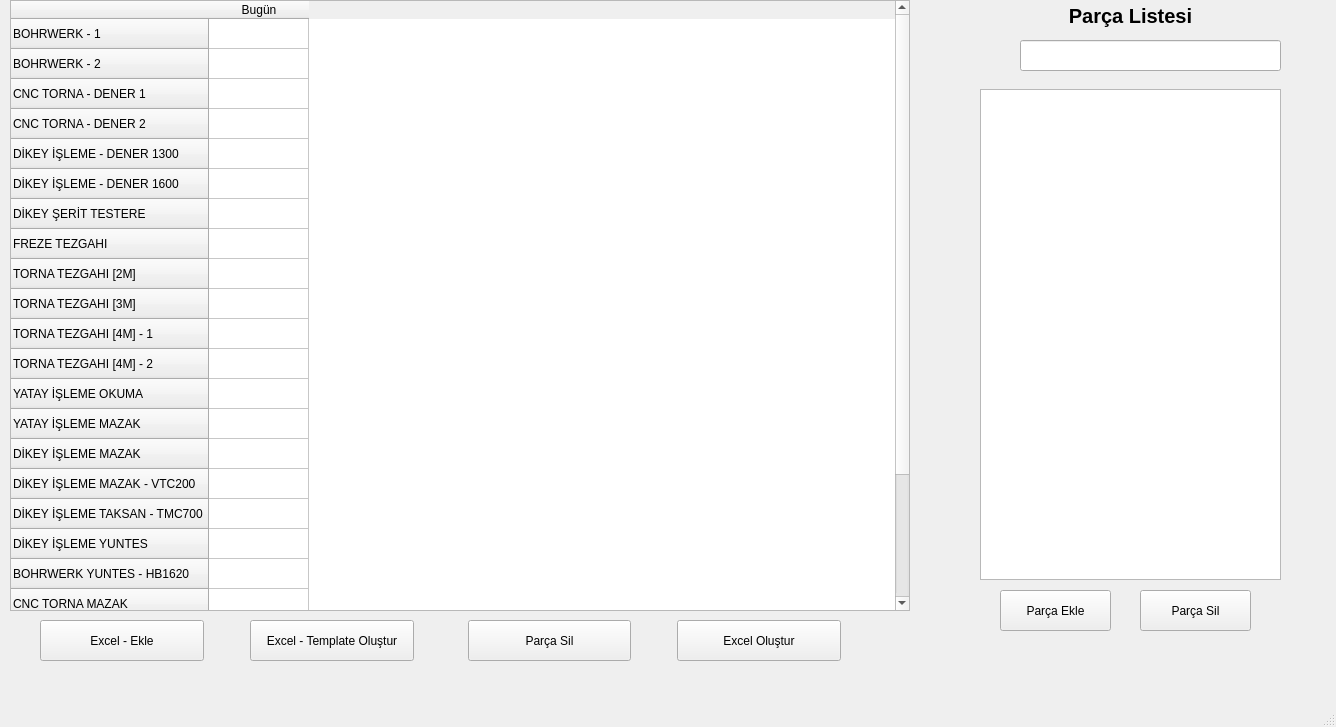
<?xml version="1.0" encoding="UTF-8"?>
<ui version="4.0">
 <class>MainWindow</class>
 <widget class="QMainWindow" name="MainWindow">
  <property name="geometry">
   <rect>
    <x>0</x>
    <y>0</y>
    <width>1336</width>
    <height>727</height>
   </rect>
  </property>
  <property name="windowTitle">
   <string>MainWindow</string>
  </property>
  <widget class="QWidget" name="centralwidget">
   <widget class="QTableWidget" name="tableWidget">
    <property name="geometry">
     <rect>
      <x>10</x>
      <y>0</y>
      <width>900</width>
      <height>611</height>
     </rect>
    </property>
    <property name="sizePolicy">
     <sizepolicy hsizetype="Preferred" vsizetype="Preferred">
      <horstretch>0</horstretch>
      <verstretch>0</verstretch>
     </sizepolicy>
    </property>
    <row>
     <property name="text">
      <string>BOHRWERK - 1</string>
     </property>
    </row>
    <row>
     <property name="text">
      <string>BOHRWERK - 2</string>
     </property>
    </row>
    <row>
     <property name="text">
      <string>CNC TORNA - DENER 1</string>
     </property>
    </row>
    <row>
     <property name="text">
      <string>CNC TORNA - DENER 2</string>
     </property>
    </row>
    <row>
     <property name="text">
      <string>DİKEY İŞLEME - DENER 1300</string>
     </property>
    </row>
    <row>
     <property name="text">
      <string>DİKEY İŞLEME - DENER 1600</string>
     </property>
    </row>
    <row>
     <property name="text">
      <string>DİKEY ŞERİT TESTERE</string>
     </property>
    </row>
    <row>
     <property name="text">
      <string>FREZE TEZGAHI</string>
     </property>
    </row>
    <row>
     <property name="text">
      <string>TORNA TEZGAHI [2M]</string>
     </property>
    </row>
    <row>
     <property name="text">
      <string>TORNA TEZGAHI [3M]</string>
     </property>
    </row>
    <row>
     <property name="text">
      <string>TORNA TEZGAHI [4M] - 1</string>
     </property>
    </row>
    <row>
     <property name="text">
      <string>TORNA TEZGAHI [4M] - 2</string>
     </property>
    </row>
    <row>
     <property name="text">
      <string>YATAY İŞLEME OKUMA</string>
     </property>
    </row>
    <row>
     <property name="text">
      <string>YATAY İŞLEME MAZAK</string>
     </property>
    </row>
    <row>
     <property name="text">
      <string>DİKEY İŞLEME MAZAK</string>
     </property>
    </row>
    <row>
     <property name="text">
      <string>DİKEY İŞLEME MAZAK - VTC200</string>
     </property>
    </row>
    <row>
     <property name="text">
      <string>DİKEY İŞLEME TAKSAN - TMC700</string>
     </property>
    </row>
    <row>
     <property name="text">
      <string>DİKEY İŞLEME YUNTES</string>
     </property>
    </row>
    <row>
     <property name="text">
      <string>BOHRWERK YUNTES - HB1620</string>
     </property>
    </row>
    <row>
     <property name="text">
      <string>CNC TORNA MAZAK</string>
     </property>
    </row>
    <row>
     <property name="text">
      <string>DİKEY İŞLEME DENER 1150</string>
     </property>
    </row>
    <row>
     <property name="text">
      <string>SORALUCE - FP1400</string>
     </property>
    </row>
    <row>
     <property name="text">
      <string>BOHRWERK YUNTES - HB1416</string>
     </property>
    </row>
    <row>
     <property name="text">
      <string>VARGEL TEZGAHI</string>
     </property>
    </row>
    <column>
     <property name="text">
      <string>Bugün</string>
     </property>
    </column>
   </widget>
   <widget class="QListWidget" name="listWidget">
    <property name="geometry">
     <rect>
      <x>980</x>
      <y>89</y>
      <width>301</width>
      <height>491</height>
     </rect>
    </property>
    <property name="sizePolicy">
     <sizepolicy hsizetype="Preferred" vsizetype="Preferred">
      <horstretch>0</horstretch>
      <verstretch>0</verstretch>
     </sizepolicy>
    </property>
    <property name="font">
     <font>
      <pointsize>10</pointsize>
      <bold>true</bold>
     </font>
    </property>
   </widget>
   <widget class="QLineEdit" name="lineEdit">
    <property name="geometry">
     <rect>
      <x>1020</x>
      <y>40</y>
      <width>261</width>
      <height>31</height>
     </rect>
    </property>
    <property name="text">
     <string/>
    </property>
    <property name="maxLength">
     <number>24</number>
    </property>
   </widget>
   <widget class="QLabel" name="label">
    <property name="geometry">
     <rect>
      <x>980</x>
      <y>0</y>
      <width>301</width>
      <height>31</height>
     </rect>
    </property>
    <property name="font">
     <font>
      <pointsize>15</pointsize>
      <bold>true</bold>
     </font>
    </property>
    <property name="text">
     <string>Parça Listesi</string>
    </property>
    <property name="alignment">
     <set>Qt::AlignCenter</set>
    </property>
   </widget>
   <widget class="QLabel" name="label_2">
    <property name="geometry">
     <rect>
      <x>980</x>
      <y>40</y>
      <width>37</width>
      <height>31</height>
     </rect>
    </property>
    <property name="text">
     <string/>
    </property>
    <property name="pixmap">
     <pixmap resource="resource.qrc">:/resource/free-search-icon-free-vector.jpg</pixmap>
    </property>
    <property name="scaledContents">
     <bool>true</bool>
    </property>
    <property name="alignment">
     <set>Qt::AlignCenter</set>
    </property>
    <property name="wordWrap">
     <bool>false</bool>
    </property>
   </widget>
   <widget class="QPushButton" name="parca_ekle">
    <property name="geometry">
     <rect>
      <x>1000</x>
      <y>590</y>
      <width>111</width>
      <height>41</height>
     </rect>
    </property>
    <property name="text">
     <string>Parça Ekle</string>
    </property>
   </widget>
   <widget class="QPushButton" name="parca_sil">
    <property name="geometry">
     <rect>
      <x>1140</x>
      <y>590</y>
      <width>111</width>
      <height>41</height>
     </rect>
    </property>
    <property name="text">
     <string>Parça Sil</string>
    </property>
   </widget>
   <widget class="QWidget" name="layoutWidget">
    <property name="geometry">
     <rect>
      <x>40</x>
      <y>620</y>
      <width>801</width>
      <height>41</height>
     </rect>
    </property>
    <layout class="QHBoxLayout" name="horizontalLayout">
     <item>
      <widget class="QPushButton" name="ekle_btn">
       <property name="sizePolicy">
        <sizepolicy hsizetype="Expanding" vsizetype="Preferred">
         <horstretch>0</horstretch>
         <verstretch>0</verstretch>
        </sizepolicy>
       </property>
       <property name="text">
        <string>Excel - Ekle</string>
       </property>
      </widget>
     </item>
     <item>
      <spacer name="horizontalSpacer">
       <property name="orientation">
        <enum>Qt::Horizontal</enum>
       </property>
       <property name="sizeType">
        <enum>QSizePolicy::Minimum</enum>
       </property>
       <property name="sizeHint" stdset="0">
        <size>
         <width>40</width>
         <height>20</height>
        </size>
       </property>
      </spacer>
     </item>
     <item>
      <widget class="QPushButton" name="template_olustur">
       <property name="sizePolicy">
        <sizepolicy hsizetype="Expanding" vsizetype="Preferred">
         <horstretch>0</horstretch>
         <verstretch>0</verstretch>
        </sizepolicy>
       </property>
       <property name="text">
        <string>Excel - Template Oluştur</string>
       </property>
      </widget>
     </item>
     <item>
      <spacer name="horizontalSpacer_2">
       <property name="orientation">
        <enum>Qt::Horizontal</enum>
       </property>
       <property name="sizeType">
        <enum>QSizePolicy::Minimum</enum>
       </property>
       <property name="sizeHint" stdset="0">
        <size>
         <width>48</width>
         <height>20</height>
        </size>
       </property>
      </spacer>
     </item>
     <item>
      <widget class="QPushButton" name="parca_sil_btn">
       <property name="sizePolicy">
        <sizepolicy hsizetype="Expanding" vsizetype="Preferred">
         <horstretch>0</horstretch>
         <verstretch>0</verstretch>
        </sizepolicy>
       </property>
       <property name="text">
        <string>Parça Sil</string>
       </property>
      </widget>
     </item>
     <item>
      <spacer name="horizontalSpacer_3">
       <property name="orientation">
        <enum>Qt::Horizontal</enum>
       </property>
       <property name="sizeType">
        <enum>QSizePolicy::Minimum</enum>
       </property>
       <property name="sizeHint" stdset="0">
        <size>
         <width>40</width>
         <height>20</height>
        </size>
       </property>
      </spacer>
     </item>
     <item>
      <widget class="QPushButton" name="excel_olustur_btn">
       <property name="sizePolicy">
        <sizepolicy hsizetype="Expanding" vsizetype="Expanding">
         <horstretch>0</horstretch>
         <verstretch>0</verstretch>
        </sizepolicy>
       </property>
       <property name="text">
        <string>Excel Oluştur</string>
       </property>
      </widget>
     </item>
    </layout>
   </widget>
  </widget>
  <widget class="QStatusBar" name="statusbar"/>
 </widget>
 <resources>
  <include location="resource.qrc"/>
 </resources>
 <connections/>
</ui>
